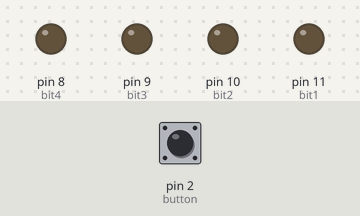
The sketch below on a simulated Arduino Uno, built with avr-gcc and run on an emulated ATmega328P. Parts: output pins drawn as LEDs (lit = HIGH). Inputs (shaded band) come from the test bench; at power-on: pin 2 (button) LOW.

Above: at 1.2 s.
1.3 s: pin 2 (button) pulled HIGH for 0.15 s
At 2.3 s:
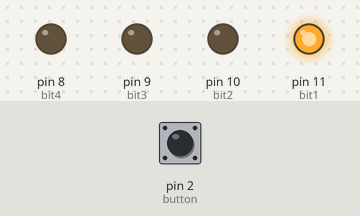
2.9 s: pin 2 (button) pulled HIGH for 1 s
At 4.8 s:
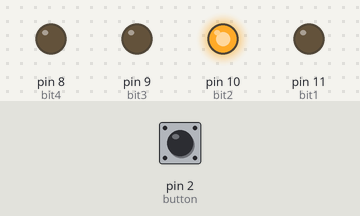
5.4 s: pin 2 (button) pulled HIGH for 0.15 s
At 6.6 s:
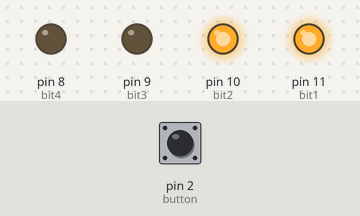
7.0 s: pin 2 (button) pulled HIGH for 3.2 s
At 10.7 s:
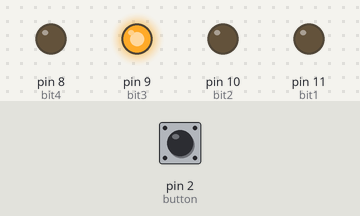
11.7 s: pin 2 (button) pulled HIGH for 0.15 s
At 12.6 s:
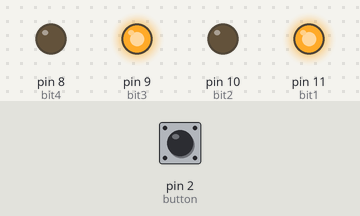
13.3 s: pin 2 (button) pulled HIGH for 1 s
At 15.1 s:
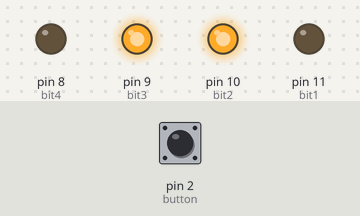
Timing chart, 0 to 16.6 s (numbered marks = the images above; inputs shaded):
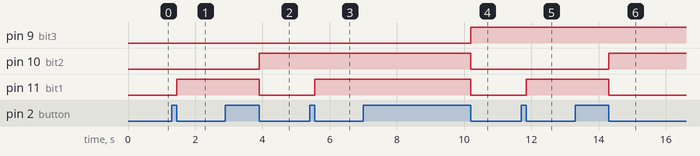

Measured:
- after the input at 1.3 s, pin 11 (bit1): LOW → HIGH after 0.15 s
- after the input at 2.9 s, pin 10 (bit2): LOW → HIGH after 1.0 s; pin 11 (bit1): HIGH → LOW after 1.0 s
- after the input at 5.4 s, pin 11 (bit1): LOW → HIGH after 0.15 s
- after the input at 7.0 s, pin 9 (bit3): LOW → HIGH after 3.2 s; pin 10 (bit2), pin 11 (bit1): HIGH → LOW after 3.2 s
- after the input at 11.7 s, pin 11 (bit1): LOW → HIGH after 0.15 s
- after the input at 13.3 s, pin 10 (bit2): LOW → HIGH after 1.0 s; pin 11 (bit1): HIGH → LOW after 1.0 s

The sketch:

Prog10_v1_.ino
```cpp
#define button 2
#define bit1 11
#define bit2 10
#define bit3 9
#define bit4 8

int count1 = 0;
int count2 = 0;
int count3 = 0;
int count4 = 0;


void setup(){
  pinMode(button, INPUT);
  pinMode(bit1, OUTPUT);
  pinMode(bit2, OUTPUT);
  pinMode(bit3, OUTPUT);
  pinMode(bit4, OUTPUT);

}

void loop(){
  if(digitalRead(button) == 1){
    while(digitalRead(button));
    count1++;
    count2++;
    count3++;
    count4++;
    change();
  }
}

void change(){
  if(count1 == 1){
    digitalWrite(bit1, !digitalRead(bit1));
    count1 = 0;
  }
  if(count2 == 2){
    digitalWrite(bit2, !digitalRead(bit2));
    count2 = 0;
  }
  if(count3 == 4){
	digitalWrite(bit3, !digitalRead(bit3));
	count3 = 0;
  }
  if(count4 == 8){
	digitalWrite(bit4, !digitalRead(bit4));
	count4 = 0;
  }
}
```
